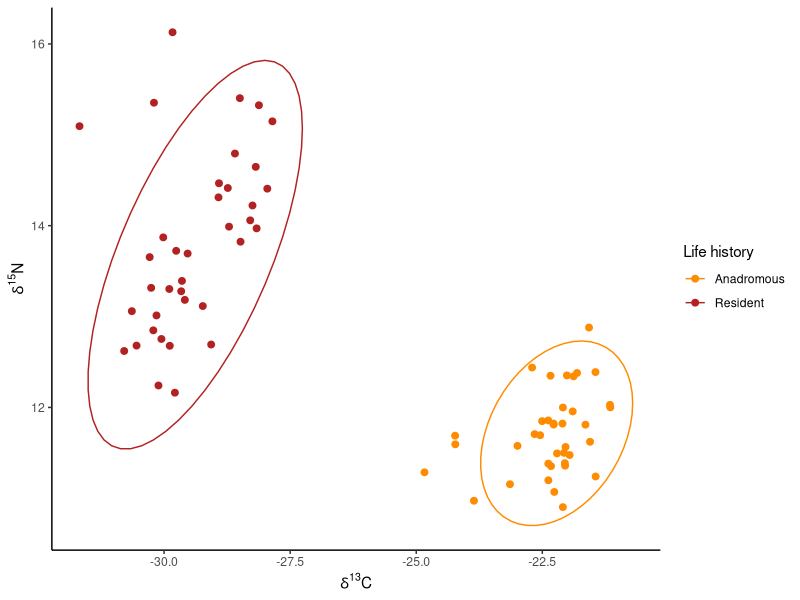
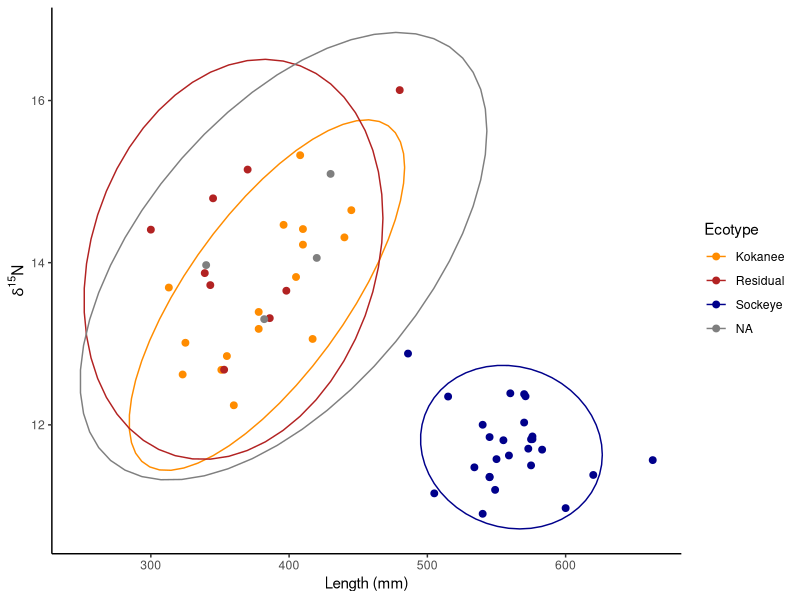
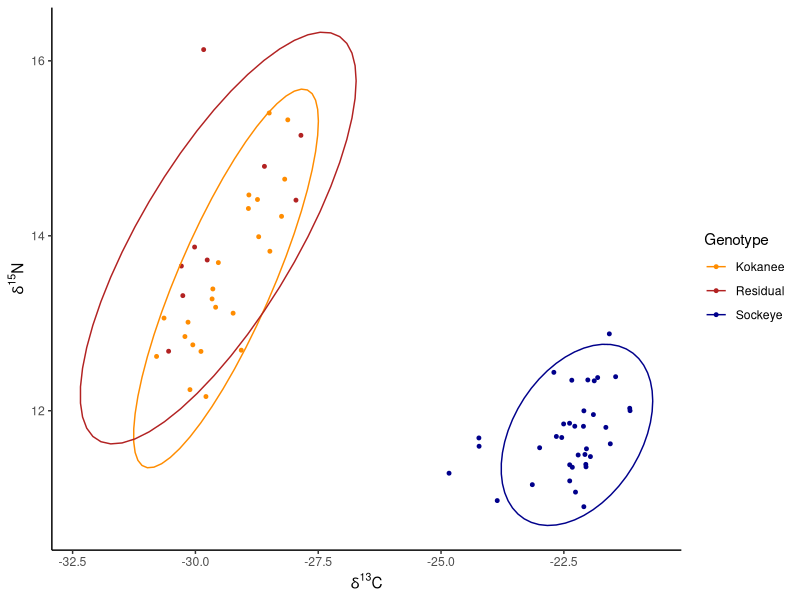
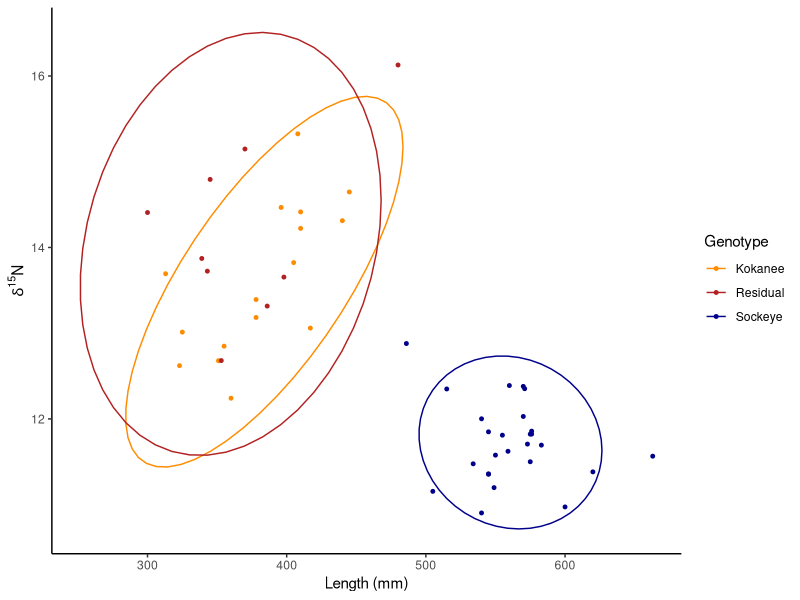

The R script that drew these images, in order:
## Lake Washington 2022 ecotype analysis
#Packages
library(ggplot2)

#Read in csv of lake washington data
onerka<-read.csv("Onerka_LWA.csv")
onerka<-onerka[1:75,1:13]

onerka$length <- as.numeric(onerka$length)
#sets color palette
colors<-c("darkorange", "firebrick", "darkblue", "black")

# Plotting life history groups (anadromous and non-anadromous/resident)

ggplot(onerka, aes(x = d13C, y = d15N, color = lifehistory)) +
  geom_point(size = 2) +
  stat_ellipse() +
  scale_color_manual(values = colors) +
  theme_classic() +
  labs(
    x = expression(delta^{13}*C),
    y = expression(delta^{15}*N),
    color = "Life history"
  )


# plotting genetically-determined ecotypes
onerka_geno <- subset(
  onerka,
  !is.na(genotype))

figure2<-ggplot(
  onerka_geno,
  aes(x = d13C, y = d15N, color = genotype)
) +
  geom_point(size = 1) +
  stat_ellipse(na.rm = TRUE) +
  scale_color_manual(values = colors) +
  theme_classic() +
  labs(
    x = expression(delta^{13}*C),
    y = expression(delta^{15}*N),
    color = "Genotype"
  )

ggsave("figure2.jpg", width = 6, height = 4, dpi = 300)

onerka_geno <- subset(
  onerka,
  !is.na(genotype))

onerka_geno_length <- subset(
  onerka_geno,
  !is.na(length))
# plotting against length
figure3<-ggplot(
  onerka_geno_length,
  aes(x = length, y = d15N, color = genotype)
) +
  geom_point(size = 1) +
  stat_ellipse(na.rm = TRUE) +
  scale_color_manual(values = colors) +
  theme_classic() +
  labs(
    x = "Length (mm)",
    y = expression(delta^{15}*N),
    color = "Genotype"
  )

ggsave("figure3.jpg", width = 6, height = 4, dpi = 300)
# subset anadromous fish to calculate statistics
anad <- subset(onerka, lifehistory == "Anadromous")

resident <- subset(onerka, lifehistory == "Resident")

resident$length <- as.numeric(resident$length)
resident$site <- factor(resident$site)


kokanee <- subset(
  onerka,
  genotype == "Kokanee")

resid <- subset(
  onerka,
  genotype == "Residual")

sockeye <- subset(
  onerka,
  genotype == "Sockeye")

# summary stats
mean(kokanee$d15N)
sd(kokanee$d15N)
mean(kokanee$d13C)
sd(kokanee$d13C)

mean(kokanee$d15N)
sd(kokanee$d15N)
mean(kokanee$d13C)
sd(kokanee$d13C)

mean(resid$d15N)
sd(resid$d15N)
mean(resid$d13C)
sd(resid$d13C)

mean(anad$d15N)
sd(anad$d15N)
mean(anad$d13C)
sd(anad$d13C)
# t-tests comparing isotope signatures

# Kokanee vs Residual
t.test(kokanee$d15N, resid$d15N)
t.test(kokanee$d13C, resid$d13C)

# Sockeye vs Residual
t.test(sockeye$d15N, resid$d15N)
t.test(sockeye$d13C, resid$d13C)


resident$length <- as.numeric(resident$length)


ggplot(onerka,
       aes(x = length,
           y = d15N,
           color = genotype)) +
  geom_point(size = 2) +
  stat_ellipse() +
  scale_color_manual(values = colors) +
  theme_classic() +
  labs(
    x = "Length (mm)",
    y = expression(delta^{15}*N),
    color = "Ecotype"
  )

#=========================================================
# Linear models
#=========================================================

onerka$length  <- as.numeric(onerka$length)
onerka$site    <- factor(onerka$site)
onerka$ecotype <- factor(onerka$genotype)

# Carbon model
mod.C <- lm(d13C ~ length + ecotype + site, data = onerka)
anova(mod.C)

# Nitrogen model
mod.N <- lm(d15N ~ length + ecotype + site, data = onerka)
anova(mod.N)

# Linear models too look at source of variation in d15N for non-anad (resident) fish
mod_N_resident <- lm(
  d15N ~ length + site-1,
  data = resident
)

summary(mod_N_resident)
AIC(mod_N_resident)

mod_N_resident2 <- lm(
  d15N ~ length,
  data = resident
)
AIC(mod_N_resident2)

mod_N_resident3 <- lm(
  d15N ~ site-1,
  data = resident
)
AIC(mod_N_resident3)
